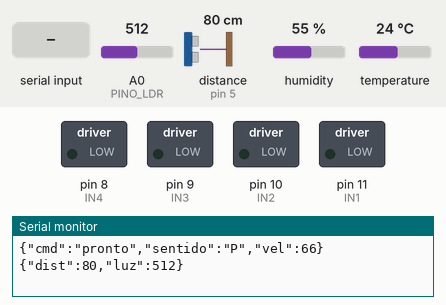
A sketch run on a simulated Arduino Uno, built with avr-gcc and run on an emulated ATmega328P. Shown: switched loads named in the sketch (green lamp = pin HIGH), the last lines printed to the serial monitor. Wiring (inferred from the names in the program): ultrasonic range finder: trigger pin 4; echo pin 5. The test bench sets the inputs (shaded band); at power-on: A0 (PINO_LDR) = 512, distance to the obstacle (sensor on pin 5) 80 cm, humidity 55 %, temperature 24 °C. The echo pulse lasts 58.3 µs per cm; pins used as bus, display or sensor lines are not drawn.

Above: at 1.2 s.
1.3 s: "F90\n" received over Serial
At 2.5 s:
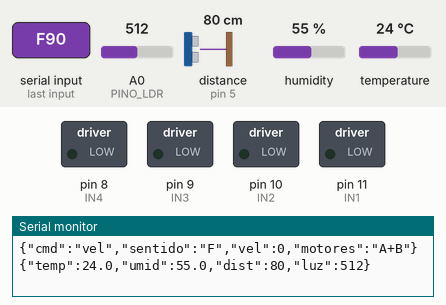
2.8 s: "30 150\n" received over Serial
4.3 s: "T90\n" received over Serial
At 5.0 s:
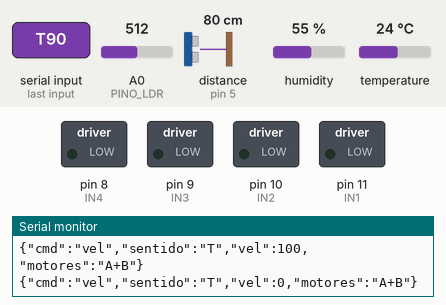
5.8 s: "3\n" received over Serial
At 7.0 s:
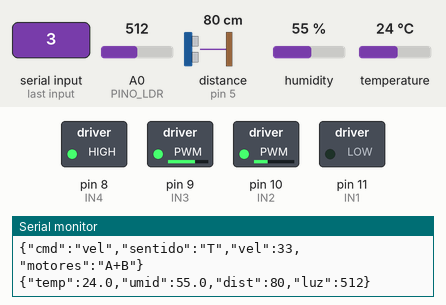
8.8 s: "L" received over Serial
At 9.3 s:
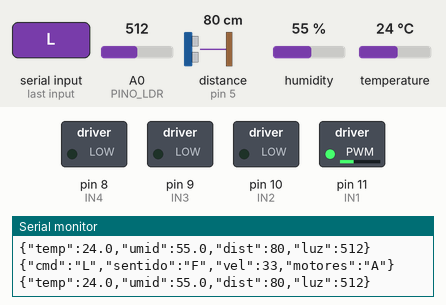
11.8 s: "R" received over Serial
At 12.8 s:
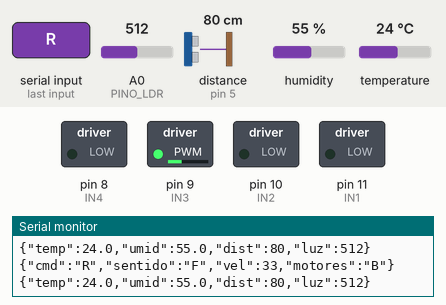
Timing chart, 0 to 14.8 s (numbered marks = the images above; inputs shaded):
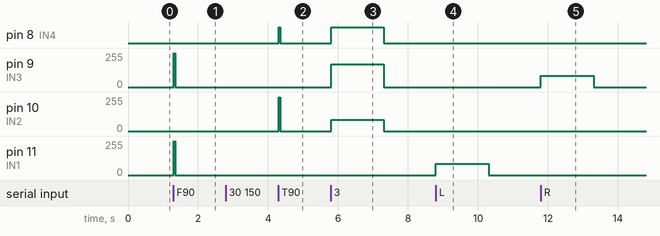

Measured:
- after the input at 1.3 s, pin 9 (IN3), pin 11 (IN1): 0/255 → 255/255 at once, → 0/255 0.04 s later
- after the input at 4.3 s, pin 8 (IN4): LOW → HIGH at once, → LOW 0.04 s later; pin 10 (IN2): 0/255 → 255/255 at once, → 0/255 0.04 s later
- after the input at 5.8 s, pin 8 (IN4): LOW → HIGH at once, → LOW 1.5 s later; pin 9 (IN3): 0/255 → 170/255 at once, → 0/255 1.5 s later; pin 10 (IN2): 0/255 → 85/255 at once, → 0/255 1.5 s later
- after the input at 8.8 s, pin 11 (IN1): 0/255 → 85/255 at once, → 0/255 1.5 s later
- after the input at 11.8 s, pin 9 (IN3): 0/255 → 85/255 at once, → 0/255 1.5 s later

The sketch:

carrinho_motores.ino
```cpp
// Illuminat Horizontes - carrinho pelo cabo USB: motores + sensores
//
// Comandos (uma letra, vindos do computador pelo cabo):
//   F = frente   T (ou B) = tras   P = parar   0..9 = velocidade (0 parado, 9 = 100%)
//   ? = estado   L = teste so motor A   R = teste so motor B
// Os dois motores andam juntos, em par: OUT1 e OUT3 recebem o mesmo sinal.
// Seguranca: sem comando por TIMEOUT_MS, o carrinho para sozinho
// (o controle no computador repete o comando enquanto o carrinho anda).
//
// Sensores: a cada ENVIO_MS manda uma linha JSON, a mesma que a ponte MQTT e a tela em C leem:
//   {"temp":26.3,"umid":53.2,"dist":85,"luz":334}
//   temp/umid: DHT22 ou DHT11 (detecta sozinho)   dist: HC-SR04 em cm   luz: LDR 0..1023
//
// Ligacoes (Arduino Uno com shield):
//   Ponte H   IN1 -> D11 (PWM)  motor A, OUT1/OUT2
//             IN2 -> D10 (PWM)
//             IN3 -> D9  (PWM)  motor B, OUT3/OUT4
//             IN4 -> D8  (sem PWM: da a direcao)
//             jumpers ENA e ENB no lugar; GND da ponte no GND do Arduino;
//             pilha (7 V ou mais) no 12V/GND da ponte; 5V da ponte solto com o cabo USB
//   DHT       dados -> D6
//   HC-SR04   TRIG -> D4   ECHO -> D5
//   LDR       A0 (com resistor para o GND, divisor)
//   D0 e D1 livres (sao do cabo USB)
//
// Bibliotecas: "DHT sensor library" e "Adafruit Unified Sensor" (Adafruit).
// Se um motor girar ao contrario, troque INVERTE_A ou INVERTE_B.

#include <DHT.h>

#define IN1 11
#define IN2 10
#define IN3 9
#define IN4 8

#define PINO_DHT 6
#define TRIG     4
#define ECHO     5
#define PINO_LDR A0

#define INVERTE_A 0   // no "frente": OUT1 alto e OUT3 alto (par OUT1/OUT3)
#define INVERTE_B 0

#define BAUD        9600
#define TIMEOUT_MS  1500      // motores param sem comando por este tempo
#define ENVIO_MS    1000      // uma linha de sensores por segundo
#define DHT_MS      2000      // o DHT nao aguenta leituras mais rapidas

DHT dht22(PINO_DHT, DHT22);
DHT dht11(PINO_DHT, DHT11);
int tipoDht = 0;              // 0 = ainda nao sei, 22 ou 11

int  velocidade = 6;          // 0..9
char sentido = 'P';           // F, T ou P
int  quais = 3;               // 1 = so motor A, 2 = so motor B, 3 = os dois
unsigned long ultimoComando = 0, ultimoEnvio = 0, ultimoDht = 0;
float temp = NAN, umid = NAN;

// ---------------------------------------------------------------- motores
// Motor A (OUT1/OUT2): IN1 e IN2 tem PWM. Frente: PWM em IN1 -> OUT1 alto.
void motorA(int sinal, int pwm) {
  if (INVERTE_A) sinal = -sinal;
  if (sinal > 0)      { analogWrite(IN1, pwm); analogWrite(IN2, 0); }
  else if (sinal < 0) { analogWrite(IN1, 0);   analogWrite(IN2, pwm); }
  else                { analogWrite(IN1, 0);   analogWrite(IN2, 0); }
}

// Motor B (OUT3/OUT4): IN3 tem PWM, IN4 (D8) so liga/desliga. Frente: OUT3 alto.
void motorB(int sinal, int pwm) {
  if (INVERTE_B) sinal = -sinal;
  if (sinal > 0)      { digitalWrite(IN4, LOW);  analogWrite(IN3, pwm); }
  else if (sinal < 0) { digitalWrite(IN4, HIGH); analogWrite(IN3, 255 - pwm); }
  else                { digitalWrite(IN4, LOW);  analogWrite(IN3, 0); }
}

void aplicar() {
  int pwm = map(velocidade, 0, 9, 0, 255);
  int sinal = (sentido == 'F') ? 1 : (sentido == 'T') ? -1 : 0;
  if (pwm == 0) sinal = 0;
  motorA((quais & 1) ? sinal : 0, pwm);
  motorB((quais & 2) ? sinal : 0, pwm);
}

void estado(const char *motivo) {
  Serial.print("{\"cmd\":\"");
  Serial.print(motivo);
  Serial.print("\",\"sentido\":\"");
  Serial.print(sentido);
  Serial.print("\",\"vel\":");
  Serial.print(velocidade * 100 / 9);
  Serial.print(",\"motores\":\"");
  Serial.print(quais == 3 ? "A+B" : quais == 1 ? "A" : "B");
  Serial.println("\"}");
}

// ---------------------------------------------------------------- sensores
// Le o DHT; na primeira vez descobre se e DHT22 ou DHT11 pela leitura valida.
void lerDht() {
  float t, h;
  if (tipoDht != 11) {
    t = dht22.readTemperature(); h = dht22.readHumidity();
    if (!isnan(t) && !isnan(h) && h > 0 && h <= 100 && t > -40 && t < 80) { temp = t; umid = h; tipoDht = 22; return; }
  }
  if (tipoDht != 22) {
    t = dht11.readTemperature(); h = dht11.readHumidity();
    if (!isnan(t) && !isnan(h) && h > 0 && h <= 100 && t > -10 && t < 60) { temp = t; umid = h; tipoDht = 11; return; }
  }
  temp = NAN; umid = NAN;
}

// Distancia em cm pelo HC-SR04; -1 se nao houver eco (nada na frente ou fora do alcance).
long lerDistancia() {
  digitalWrite(TRIG, LOW);  delayMicroseconds(2);
  digitalWrite(TRIG, HIGH); delayMicroseconds(10);
  digitalWrite(TRIG, LOW);
  unsigned long us = pulseIn(ECHO, HIGH, 25000UL);   // ate ~4 m; limita a espera
  if (us == 0) return -1;
  return (long)(us / 58UL);
}

void enviarSensores() {
  long dist = lerDistancia();
  int luz = analogRead(PINO_LDR);
  Serial.print("{");
  bool primeiro = true;
  if (!isnan(temp)) { Serial.print("\"temp\":"); Serial.print(temp, 1); primeiro = false; }
  if (!isnan(umid)) { if (!primeiro) Serial.print(','); Serial.print("\"umid\":"); Serial.print(umid, 1); primeiro = false; }
  if (dist >= 0 && dist <= 400) { if (!primeiro) Serial.print(','); Serial.print("\"dist\":"); Serial.print(dist); primeiro = false; }
  if (!primeiro) Serial.print(',');
  Serial.print("\"luz\":"); Serial.print(luz);
  Serial.println("}");
}

// ---------------------------------------------------------------- principal
void setup() {
  pinMode(IN1, OUTPUT); pinMode(IN2, OUTPUT);
  pinMode(IN3, OUTPUT); pinMode(IN4, OUTPUT);
  pinMode(TRIG, OUTPUT); pinMode(ECHO, INPUT);
  sentido = 'P';
  aplicar();
  Serial.begin(BAUD);
  dht22.begin();
  dht11.begin();
  Serial.println("{\"cmd\":\"pronto\",\"sentido\":\"P\",\"vel\":66}");
}

void loop() {
  while (Serial.available()) {
    char c = Serial.read();
    if (c >= 'a' && c <= 'z') c -= 32;            // aceita minuscula
    ultimoComando = millis();
    if (c == 'F' || c == 'W')                    { if (sentido != 'F' || quais != 3) { sentido = 'F'; quais = 3; aplicar(); estado("F"); } }
    else if (c == 'T' || c == 'B' || c == 'S')   { if (sentido != 'T' || quais != 3) { sentido = 'T'; quais = 3; aplicar(); estado("T"); } }
    else if (c == 'L')                           { if (sentido != 'F' || quais != 1) { sentido = 'F'; quais = 1; aplicar(); estado("L"); } }
    else if (c == 'R')                           { if (sentido != 'F' || quais != 2) { sentido = 'F'; quais = 2; aplicar(); estado("R"); } }
    else if (c == 'P' || c == 'X' || c == ' ')   { sentido = 'P'; aplicar(); estado("P"); }
    else if (c >= '0' && c <= '9')               { velocidade = c - '0'; aplicar(); estado("vel"); }
    else if (c == '?')                           { estado("?"); }
    // outros caracteres (quebra de linha etc.) so renovam o tempo
  }

  unsigned long agora = millis();
  if (sentido != 'P' && agora - ultimoComando > TIMEOUT_MS) {
    sentido = 'P';
    aplicar();
    estado("parou: sem comando");
  }
  if (agora - ultimoDht >= DHT_MS) {
    ultimoDht = agora;
    lerDht();
  }
  if (agora - ultimoEnvio >= ENVIO_MS) {
    ultimoEnvio = agora;
    enviarSensores();
  }
}
```
